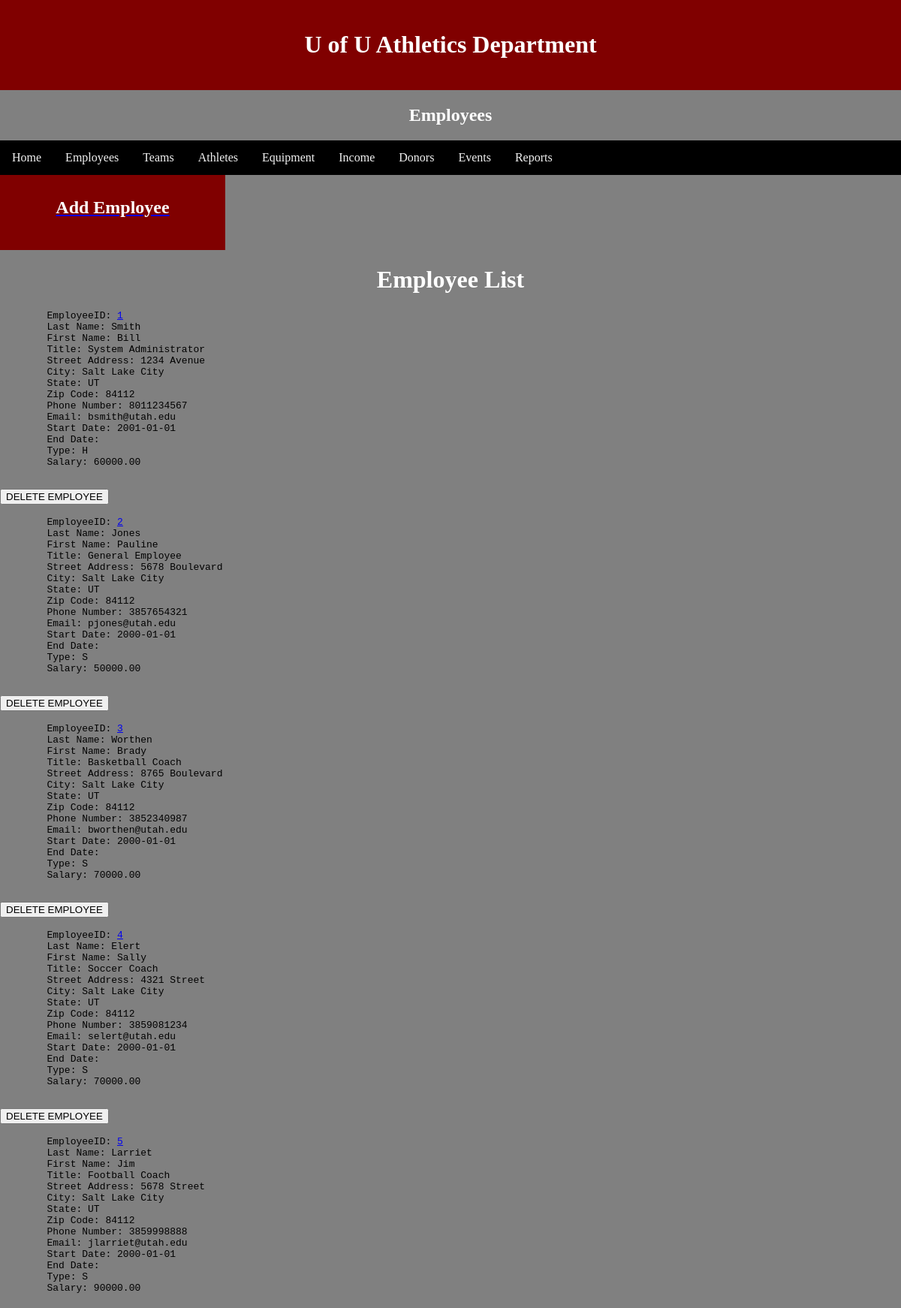
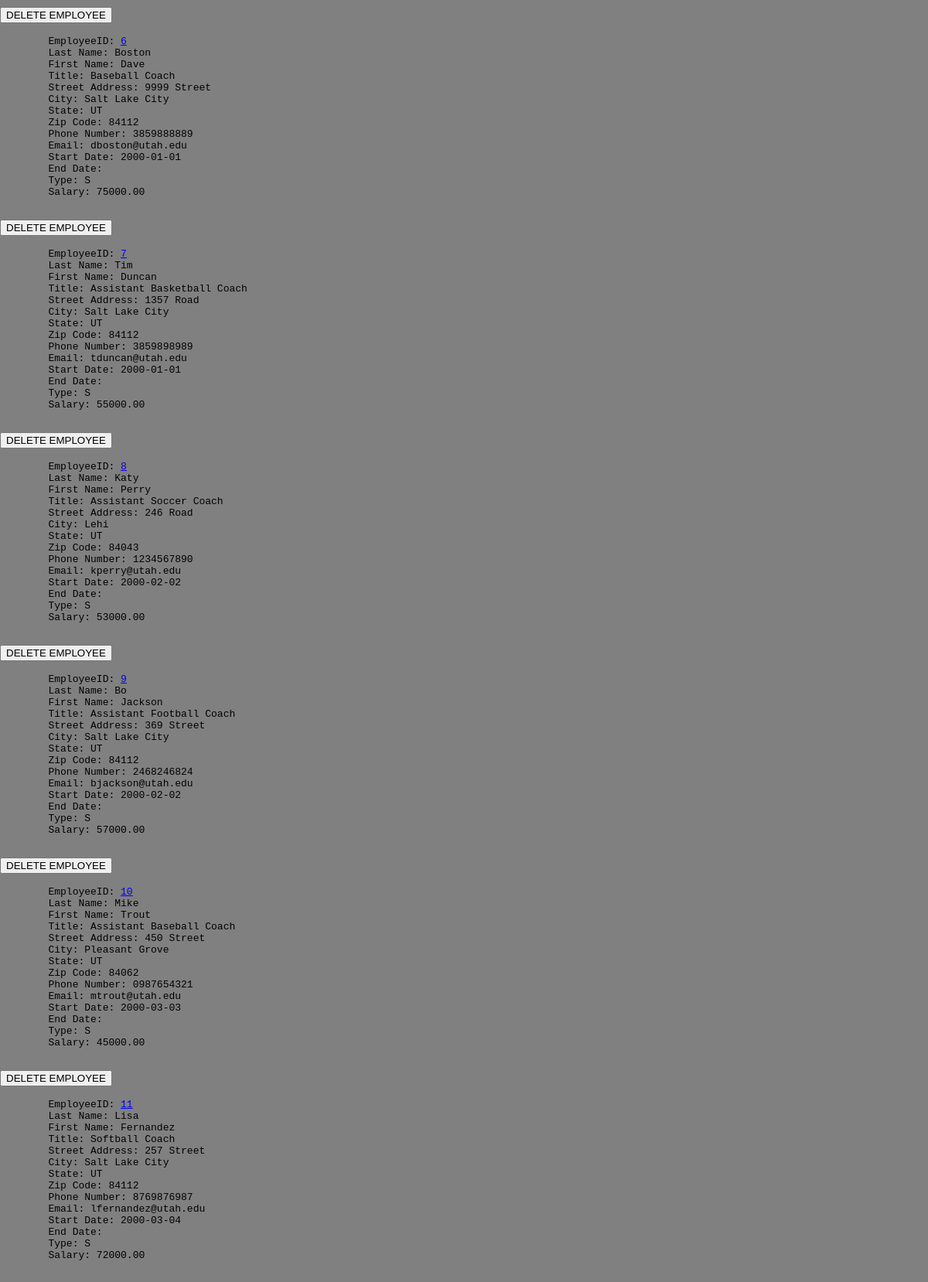
The page /Pages/Main/employees.php (signed in, upper part) on the database its author committed (2 pictures, top to bottom).
### tables this page shows
CREATE TABLE IF NOT EXISTS `employees` (
  `EmployeeID` int NOT NULL AUTO_INCREMENT,
  `LastName` varchar(30) NOT NULL,
  `FirstName` varchar(30) NOT NULL,
  `Title` varchar(30) NOT NULL,
  `StreetAddress` varchar(30) NOT NULL,
  `City` varchar(30) NOT NULL,
  `State` char(2) NOT NULL,
  `ZipCode` varchar(10) NOT NULL,
  `Phone` varchar(15) NOT NULL,
  `Email` varchar(256) NOT NULL,
  `StartDate` date NOT NULL,
  `EndDate` date DEFAULT NULL,
  `Type` char(1) NOT NULL,
  `AnnualCost` decimal(9,2) NOT NULL,
  PRIMARY KEY (`EmployeeID`)
);

### Pages/Main/employees.php (the view, shortened to what this page needs)
<html>
	<head>
		<link rel='stylesheet' href='../../styles/projectstyles.css'>
	</head>
		<body>
			<?php
			require_once '../components/header.php';
			?>
		  <h2>Employees</h2>
			<?php
			require_once '../components/topnav.php';
			?>
		<div>
		<div class="row">
		  <div class="column" style="background-color:maroon;">
			<a href="../add/add-employee.php"><h2>Add Employee</h2></a>
		  </div>
		</div>
			<h1>Employee List</h1>
<?php
require_once '../../database/DBlogin.php';
$conn = new mysqli($hn, $un, $pw, $db);
$query = "SELECT * FROM employees";
$result = $conn->query($query);
$rows = $result->num_rows;
for($j=0; $j<$rows; ++$j)
{
	$row = $result->fetch_array(MYSQLI_ASSOC);
echo <<<_END
	<pre>
	EmployeeID: <a href='../update/update-employee.php?EmployeeID=$row[EmployeeID]'>$row[EmployeeID]</a>
	Last Name: $row[LastName]
	First Name: $row[FirstName]
	Title: $row[Title]
	Street Address: $row[StreetAddress]
	City: $row[City]
	State: $row[State]
	Zip Code: $row[ZipCode]
	Phone Number: $row[Phone]
	Email: $row[Email]
	Start Date: $row[StartDate]
	End Date: $row[EndDate]
	Type: $row[Type]
	Salary: $row[AnnualCost]
	</pre>
	<form action='../delete/delete-employee.php' method='post'>
		<input type='hidden' name='delete' value='yes'>
		<input type='hidden' name='EmployeeID' value='$row[EmployeeID]'>
		<input type='submit' value='DELETE EMPLOYEE'>
	</form>
_END;
}
?>
	</body>
</html>
<?php
require_once '../components/footer.php';
?>

### Styles/projectstyles.css (style rules this page uses)
body { background-color: gray; }
h1, h2 { color: white; text-align: center; }
* { box-sizing: border-box; }
.column { float: left; width: 25%; padding: 10px; height: 100px; }
.row:after { content: ""; display: table; clear: both; }
body { margin: 0; }

### rows shown on the page
employees: EmployeeID "1", LastName "Smith", FirstName "Bill", Title "System Administrator", StreetAddress "1234 Avenue", City "Salt Lake City", State "UT", ZipCode "84112", Phone "8011234567", Email "bsmith@utah.edu", StartDate "2001-01-01", Type "H", AnnualCost "60000.00"
employees: EmployeeID "2", LastName "Jones", FirstName "Pauline", Title "General Employee", StreetAddress "5678 Boulevard", City "Salt Lake City", State "UT", ZipCode "84112", Phone "3857654321", Email "pjones@utah.edu", StartDate "2000-01-01", Type "S", AnnualCost "50000.00"
employees: EmployeeID "3", LastName "Worthen", FirstName "Brady", Title "Basketball Coach", StreetAddress "8765 Boulevard", City "Salt Lake City", State "UT", ZipCode "84112", Phone "3852340987", Email "bworthen@utah.edu", StartDate "2000-01-01", Type "S", AnnualCost "70000.00"
employees: EmployeeID "4", LastName "Elert", FirstName "Sally", Title "Soccer Coach", StreetAddress "4321 Street", City "Salt Lake City", State "UT", ZipCode "84112", Phone "3859081234", Email "selert@utah.edu", StartDate "2000-01-01", Type "S", AnnualCost "70000.00"
employees: EmployeeID "5", LastName "Larriet", FirstName "Jim", Title "Football Coach", StreetAddress "5678 Street", City "Salt Lake City", State "UT", ZipCode "84112", Phone "3859998888", Email "jlarriet@utah.edu", StartDate "2000-01-01", Type "S", AnnualCost "90000.00"
employees: EmployeeID "6", LastName "Boston", FirstName "Dave", Title "Baseball Coach", StreetAddress "9999 Street", City "Salt Lake City", State "UT", ZipCode "84112", Phone "3859888889", Email "dboston@utah.edu", StartDate "2000-01-01", Type "S", AnnualCost "75000.00"
employees: EmployeeID "7", LastName "Tim", FirstName "Duncan", Title "Assistant Basketball Coach", StreetAddress "1357 Road", City "Salt Lake City", State "UT", ZipCode "84112", Phone "3859898989", Email "tduncan@utah.edu", StartDate "2000-01-01", Type "S", AnnualCost "55000.00"
employees: EmployeeID "8", LastName "Katy", FirstName "Perry", Title "Assistant Soccer Coach", StreetAddress "246 Road", City "Lehi", State "UT", ZipCode "84043", Phone "1234567890", Email "kperry@utah.edu", StartDate "2000-02-02", Type "S", AnnualCost "53000.00"
employees: EmployeeID "9", LastName "Bo", FirstName "Jackson", Title "Assistant Football Coach", StreetAddress "369 Street", City "Salt Lake City", State "UT", ZipCode "84112", Phone "2468246824", Email "bjackson@utah.edu", StartDate "2000-02-02", Type "S", AnnualCost "57000.00"
employees: EmployeeID "10", LastName "Mike", FirstName "Trout", Title "Assistant Baseball Coach", StreetAddress "450 Street", City "Pleasant Grove", State "UT", ZipCode "84062", Phone "0987654321", Email "mtrout@utah.edu", StartDate "2000-03-03", Type "S", AnnualCost "45000.00"
employees: EmployeeID "11", LastName "Lisa", FirstName "Fernandez", Title "Softball Coach", StreetAddress "257 Street", City "Salt Lake City", State "UT", ZipCode "84112", Phone "8769876987", Email "lfernandez@utah.edu", StartDate "2000-03-04", Type "S", AnnualCost "72000.00"
